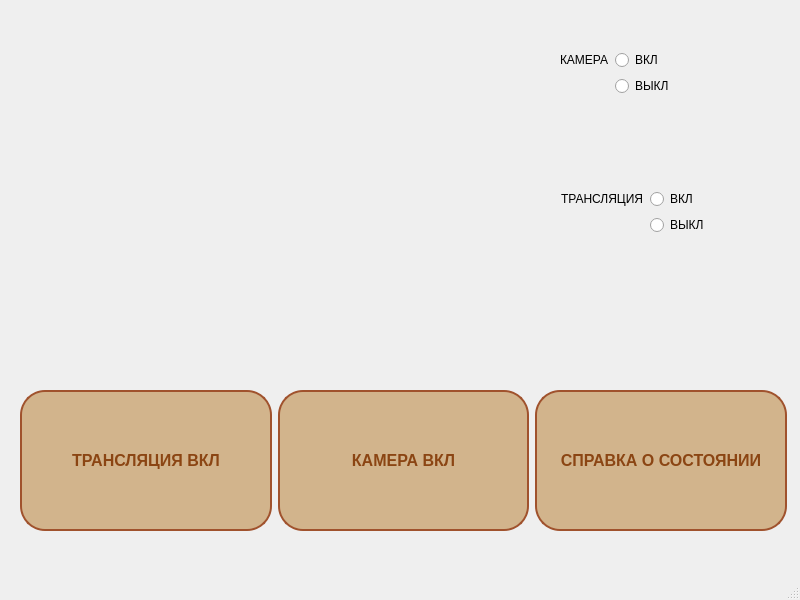
<?xml version="1.0" encoding="UTF-8"?>
<ui version="4.0">
 <class>MainWindow</class>
 <widget class="QMainWindow" name="MainWindow">
  <property name="geometry">
   <rect>
    <x>0</x>
    <y>0</y>
    <width>800</width>
    <height>600</height>
   </rect>
  </property>
  <property name="windowTitle">
   <string>MainWindow</string>
  </property>
  <widget class="QWidget" name="centralwidget">
   <widget class="QLabel" name="label">
    <property name="geometry">
     <rect>
      <x>20</x>
      <y>10</y>
      <width>531</width>
      <height>361</height>
     </rect>
    </property>
    <property name="text">
     <string/>
    </property>
   </widget>
   <widget class="QWidget" name="layoutWidget">
    <property name="geometry">
     <rect>
      <x>20</x>
      <y>390</y>
      <width>767</width>
      <height>141</height>
     </rect>
    </property>
    <layout class="QHBoxLayout" name="horizontalLayout">
     <item>
      <widget class="QPushButton" name="displayButton">
       <property name="sizePolicy">
        <sizepolicy hsizetype="Minimum" vsizetype="Minimum">
         <horstretch>0</horstretch>
         <verstretch>0</verstretch>
        </sizepolicy>
       </property>
       <property name="whatsThis">
        <string>QPushButton {
    background-color: beige;
    border-radius: 15px;
    font-family: 'Arial';
    font-size: 16px;
    font-weight: bold;
    padding: 10px 20px;
}

QPushButton:hover {
    background-color: #f0e68c;
}</string>
       </property>
       <property name="styleSheet">
        <string notr="true">QPushButton {
    background-color: #D2B48C; /* Более коричневый оттенок бежевого */
    border: 2px solid #A0522D; /* Более контрастная окантовка */
    border-radius: 25px; /* Скругленные края */
    font-family: 'Arial'; /* Широкий шрифт */
    font-size: 16px; /* Размер шрифта */
    font-weight: bold; /* Жирный шрифт */
    padding: 10px 20px; /* Внутренние отступы */
    color: #8B4513; /* Более контрастный цвет шрифта */
}

QPushButton:hover {
    background-color: #C19A6B; /* Цвет при наведении */
}

QPushButton:pressed {
    background-color: #8B4513; /* Цвет при нажатии */
}</string>
       </property>
       <property name="text">
        <string>ТРАНСЛЯЦИЯ ВКЛ</string>
       </property>
      </widget>
     </item>
     <item>
      <widget class="QPushButton" name="cameraButton">
       <property name="sizePolicy">
        <sizepolicy hsizetype="Minimum" vsizetype="Minimum">
         <horstretch>0</horstretch>
         <verstretch>0</verstretch>
        </sizepolicy>
       </property>
       <property name="whatsThis">
        <string>QPushButton {
    background-color: beige;
    border-radius: 15px;
    font-family: 'Arial';
    font-size: 16px;
    font-weight: bold;
    padding: 10px 20px;
}

QPushButton:hover {
    background-color: #f0e68c;
}</string>
       </property>
       <property name="styleSheet">
        <string notr="true">QPushButton {
    background-color: #D2B48C; /* Более коричневый оттенок бежевого */
    border: 2px solid #A0522D; /* Более контрастная окантовка */
    border-radius: 25px; /* Скругленные края */
    font-family: 'Arial'; /* Широкий шрифт */
    font-size: 16px; /* Размер шрифта */
    font-weight: bold; /* Жирный шрифт */
    padding: 10px 20px; /* Внутренние отступы */
    color: #8B4513; /* Более контрастный цвет шрифта */
}

QPushButton:hover {
    background-color: #C19A6B; /* Цвет при наведении */
}

QPushButton:pressed {
    background-color: #8B4513; /* Цвет при нажатии */
}</string>
       </property>
       <property name="text">
        <string>КАМЕРА ВКЛ</string>
       </property>
      </widget>
     </item>
     <item>
      <widget class="QPushButton" name="pushButton_3">
       <property name="sizePolicy">
        <sizepolicy hsizetype="Minimum" vsizetype="Minimum">
         <horstretch>0</horstretch>
         <verstretch>0</verstretch>
        </sizepolicy>
       </property>
       <property name="styleSheet">
        <string notr="true">QPushButton {
    background-color: #D2B48C; /* Более коричневый оттенок бежевого */
    border: 2px solid #A0522D; /* Более контрастная окантовка */
    border-radius: 25px; /* Скругленные края */
    font-family: 'Arial'; /* Широкий шрифт */
    font-size: 16px; /* Размер шрифта */
    font-weight: bold; /* Жирный шрифт */
    padding: 10px 20px; /* Внутренние отступы */
    color: #8B4513; /* Более контрастный цвет шрифта */
}

QPushButton:hover {
    background-color: #C19A6B; /* Цвет при наведении */
}

QPushButton:pressed {
    background-color: #8B4513; /* Цвет при нажатии */
}</string>
       </property>
       <property name="text">
        <string>СПРАВКА О СОСТОЯНИИ</string>
       </property>
      </widget>
     </item>
    </layout>
   </widget>
   <widget class="QWidget" name="layoutWidget">
    <property name="geometry">
     <rect>
      <x>561</x>
      <y>189</y>
      <width>191</width>
      <height>81</height>
     </rect>
    </property>
    <layout class="QFormLayout" name="formLayout_2">
     <item row="0" column="0">
      <widget class="QLabel" name="disaplayLabel">
       <property name="text">
        <string>ТРАНСЛЯЦИЯ</string>
       </property>
      </widget>
     </item>
     <item row="0" column="1">
      <widget class="QRadioButton" name="displayONButton">
       <property name="text">
        <string>ВКЛ</string>
       </property>
      </widget>
     </item>
     <item row="1" column="1">
      <widget class="QRadioButton" name="displayOFFButton">
       <property name="text">
        <string>ВЫКЛ</string>
       </property>
      </widget>
     </item>
    </layout>
   </widget>
   <widget class="QWidget" name="layoutWidget">
    <property name="geometry">
     <rect>
      <x>560</x>
      <y>50</y>
      <width>181</width>
      <height>91</height>
     </rect>
    </property>
    <layout class="QFormLayout" name="formLayout">
     <item row="0" column="0">
      <widget class="QLabel" name="cameraLabel">
       <property name="text">
        <string>КАМЕРА</string>
       </property>
      </widget>
     </item>
     <item row="0" column="1">
      <widget class="QRadioButton" name="cameraONButton">
       <property name="text">
        <string>ВКЛ</string>
       </property>
      </widget>
     </item>
     <item row="1" column="1">
      <widget class="QRadioButton" name="cameraOFFButton">
       <property name="text">
        <string>ВЫКЛ</string>
       </property>
      </widget>
     </item>
    </layout>
   </widget>
  </widget>
  <widget class="QMenuBar" name="menubar">
   <property name="geometry">
    <rect>
     <x>0</x>
     <y>0</y>
     <width>800</width>
     <height>21</height>
    </rect>
   </property>
  </widget>
  <widget class="QStatusBar" name="statusbar"/>
 </widget>
 <resources/>
 <connections/>
</ui>
